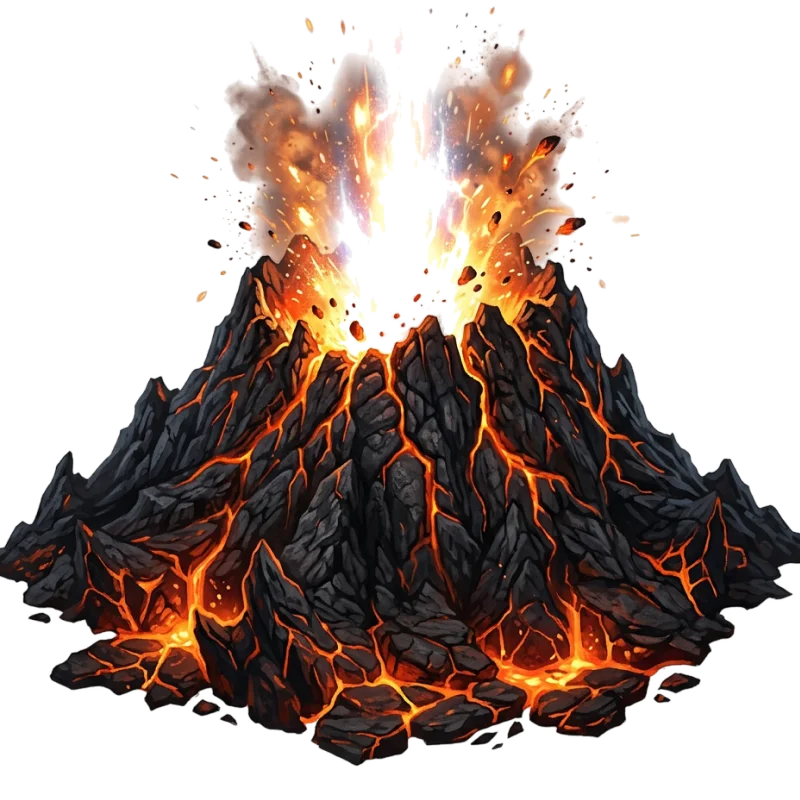
#> input picture assets/volcano_asset_02.webp, 800 x 800 px, found by its file name; its folder holds 4 pictures in this run
$ python fix_bg.py
#> lines starting #> are read from the running program, lines starting #| are printed output that depends on the picture; after the words box and inside, x2 and y2 are one past the last pixel; in counts of white or black regions, pixels touching at a corner belong together
from PIL import Image, ImageDraw, ImageFilter
import numpy as np
import os, shutil

KEY = (255, 0, 255)
os.makedirs('_preview/backup', exist_ok=True)

for idx in [2, 3, 4]:
    f = f'assets/volcano_asset_{idx:02d}.webp'
    shutil.copy(f, f'_preview/backup/volcano_asset_{idx:02d}.webp')

    base = Image.open(f).convert('RGB')
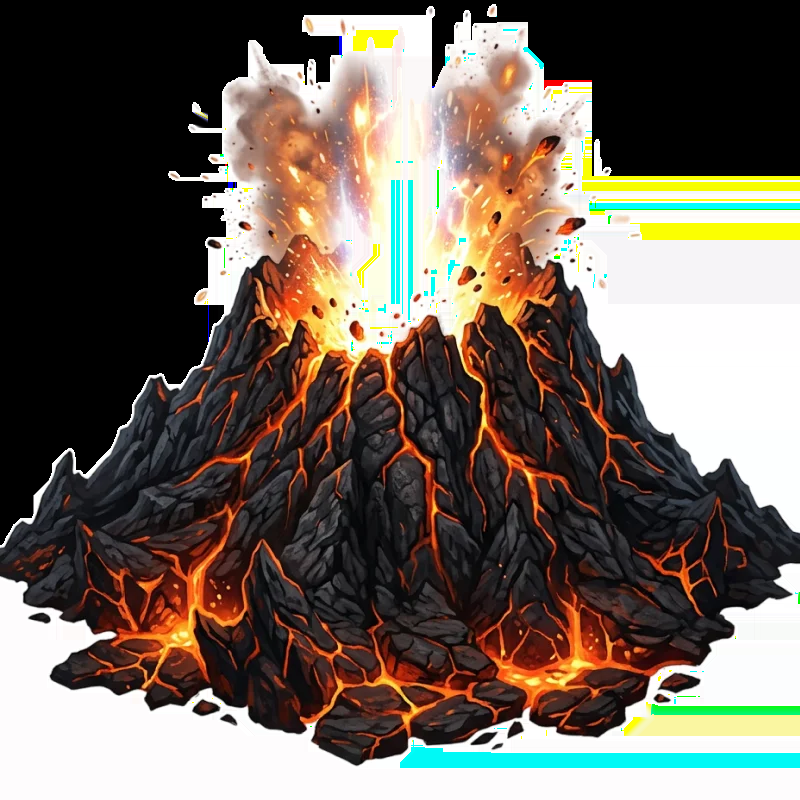
#> base: PIL image 800x800 RGB; mean R, G, B 112.1, 101.4, 90.9
    w, h = base.size
#> w = 800; h = 800
    work = base.copy()

    # Seed flood fill from border points that look near-white.
    step = max(1, w // 120)
#> step = 6
    seeds = []
    for x in range(0, w, step):
        seeds += [(x, 0), (x, h - 1)]
    for y in range(0, h, step):
        seeds += [(0, y), (w - 1, y)]
    for s in seeds:
        px = work.getpixel(s)
        if px[0] > 232 and px[1] > 232 and px[2] > 232:
            ImageDraw.floodfill(work, s, KEY, thresh=42)
#> this loop made 536 passes
#> px on passes 1 to 3: (0, 0, 0), (254, 252, 253), (0, 0, 0)
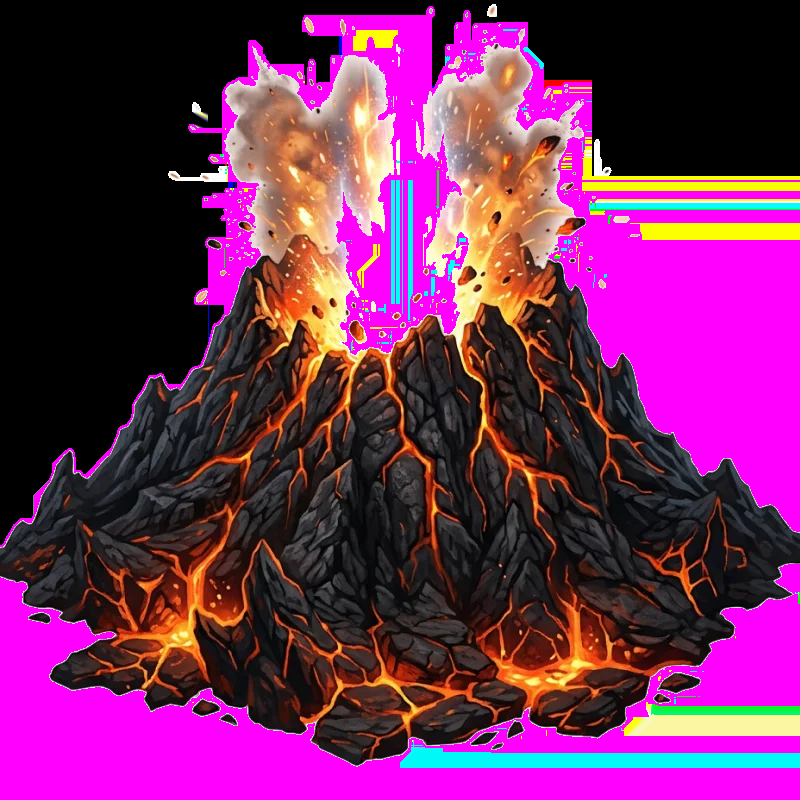
#> work: PIL image 800x800 RGB; mean R, G, B 112.6, 40.6, 91.9

    warr = np.array(work)
    mask = np.all(warr == np.array(KEY), axis=-1)
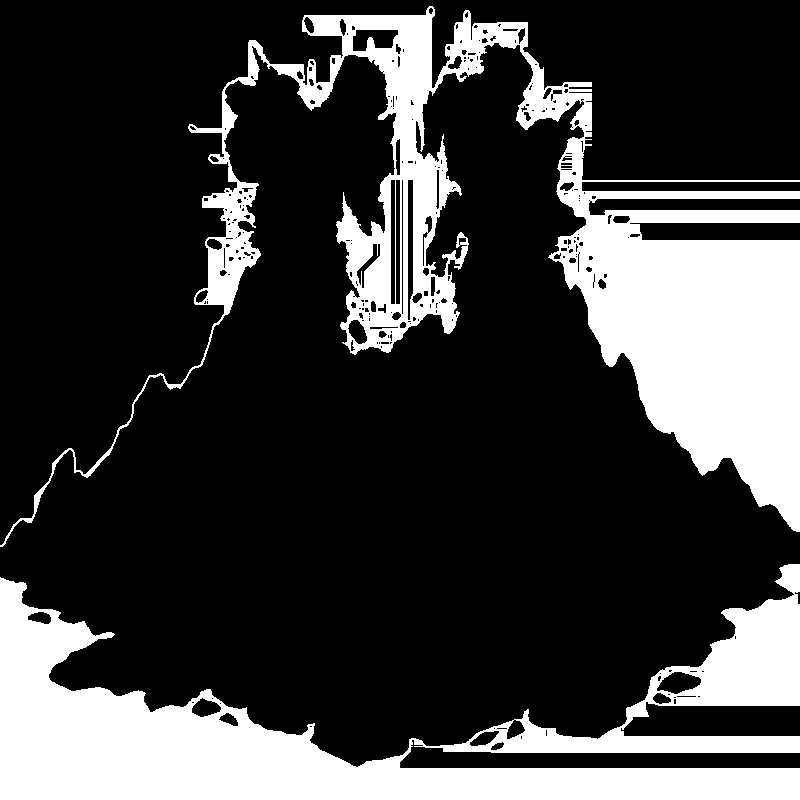
#> mask: shape (800, 800) bool; 24.2% white; 2 white regions, box (x1, y1, x2, y2) and area: (0, 6, 800, 547) 84774, (0, 564, 800, 800) 70023

    # Keep original (white) RGB, only drive alpha from the mask, so bilinear
    # scaling never bleeds the magenta key colour into the sprite edges.
    rgb = np.array(base)
    alpha = np.where(mask, 0, 255).astype(np.uint8)
    rgba = np.dstack([rgb, alpha])
    out = Image.fromarray(rgba, 'RGBA')

    # Soften the cut edge a touch.
    a = out.split()[-1].filter(ImageFilter.GaussianBlur(0.7))
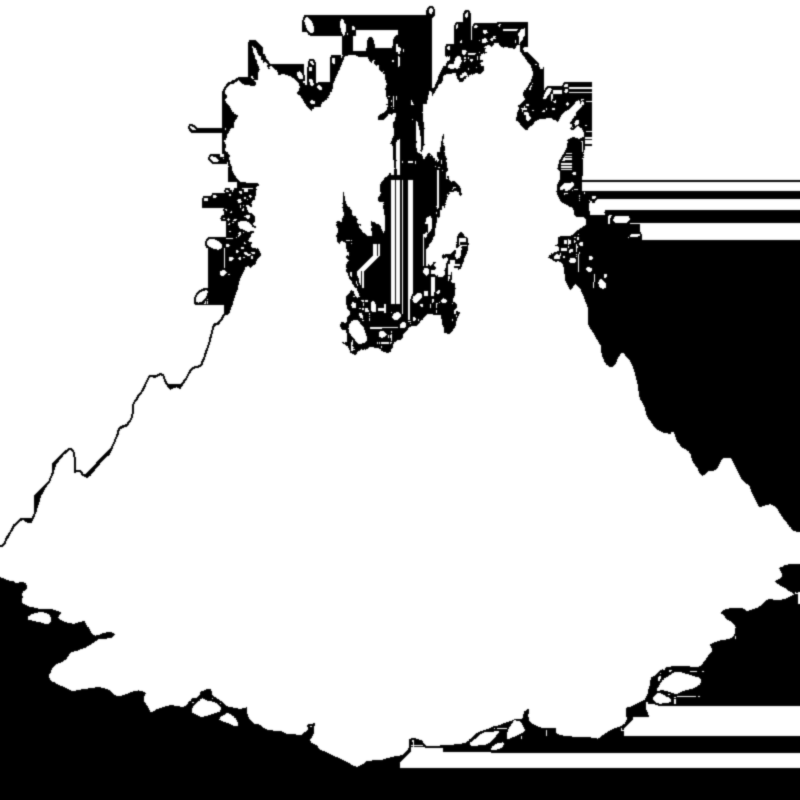
#> a: PIL image 800x800 L; min 0, max 255, mean 193.3
    out.putalpha(a)
    out.save(f, 'WEBP', lossless=True)

    # Preview on a dark background.
    prev = Image.new('RGB', (w, h), (26, 19, 32))
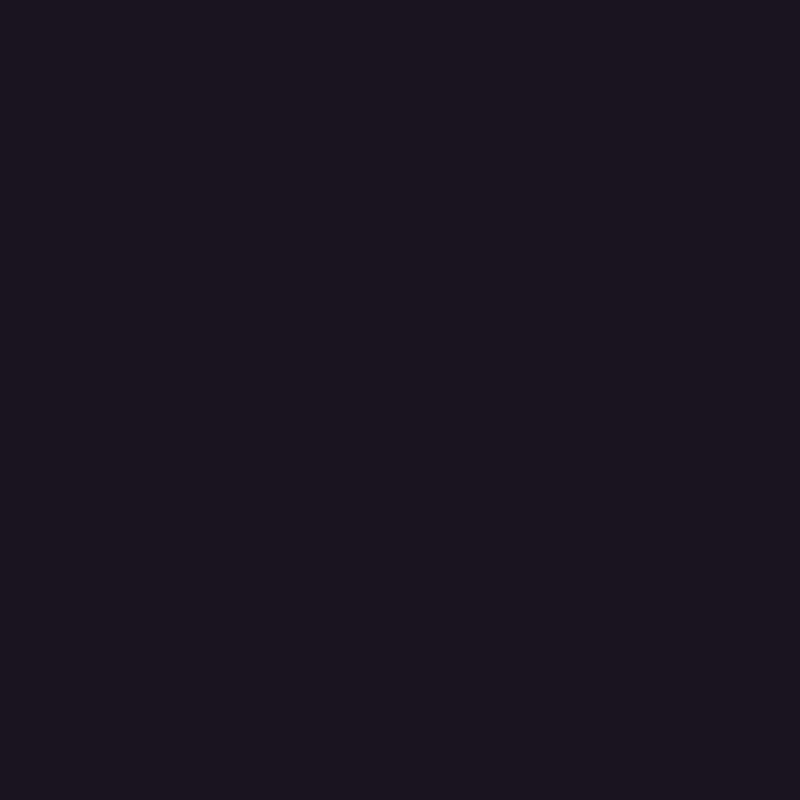
#> prev: PIL image 800x800 RGB; mean R, G, B 26, 19, 32
    prev.paste(out, (0, 0), out)
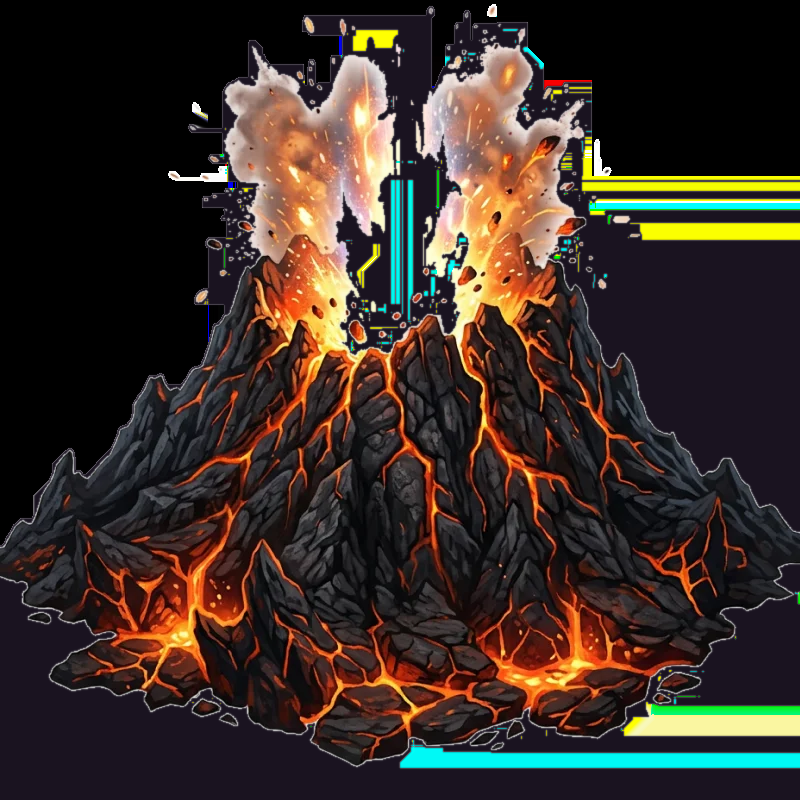
#> prev: PIL image 800x800 RGB; mean R, G, B 57.7, 45.4, 38.4
    prev.resize((300, int(300 * h / w))).save(f'_preview/fixed_{idx:02d}.png')
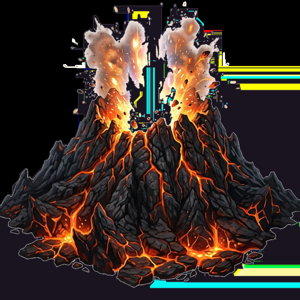
#> saved as fixed_02.png: PIL image 300x300 RGB; mean R, G, B 57.8, 45.4, 38.5
    print('processed', f, 'transparent_px', int(mask.sum()), 'of', w * h)
#| processed assets/volcano_asset_02.webp transparent_px 154797 of 640000
#> pass 2 of the loop `for idx in [2, 3, 4]:`:
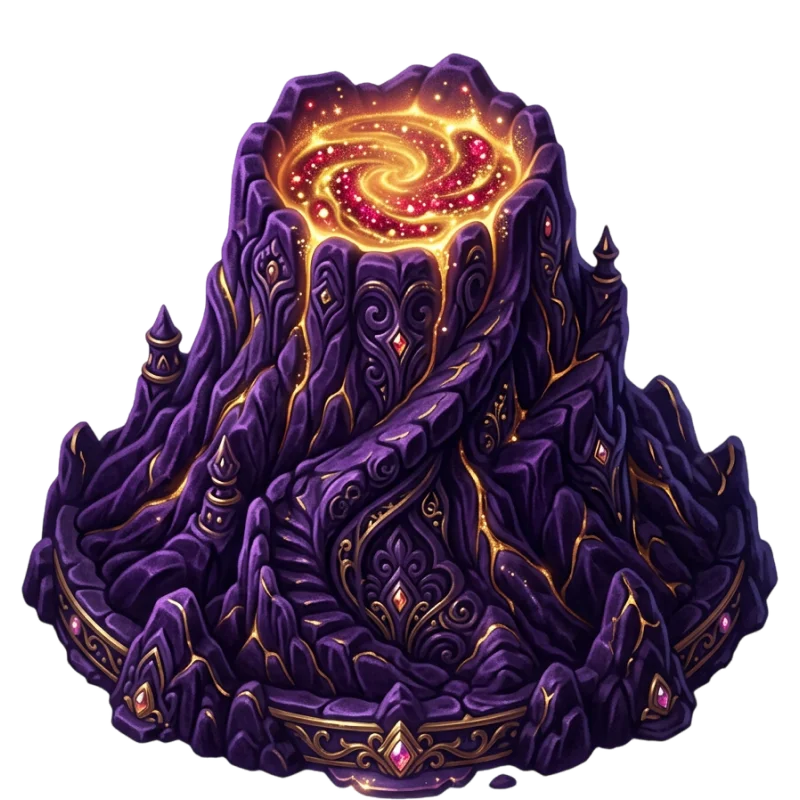
#> input picture assets/volcano_asset_03.webp, 800 x 800 px, found by its file name
#> `mask = np.all(warr == np.array(KEY), axis=-1)`:
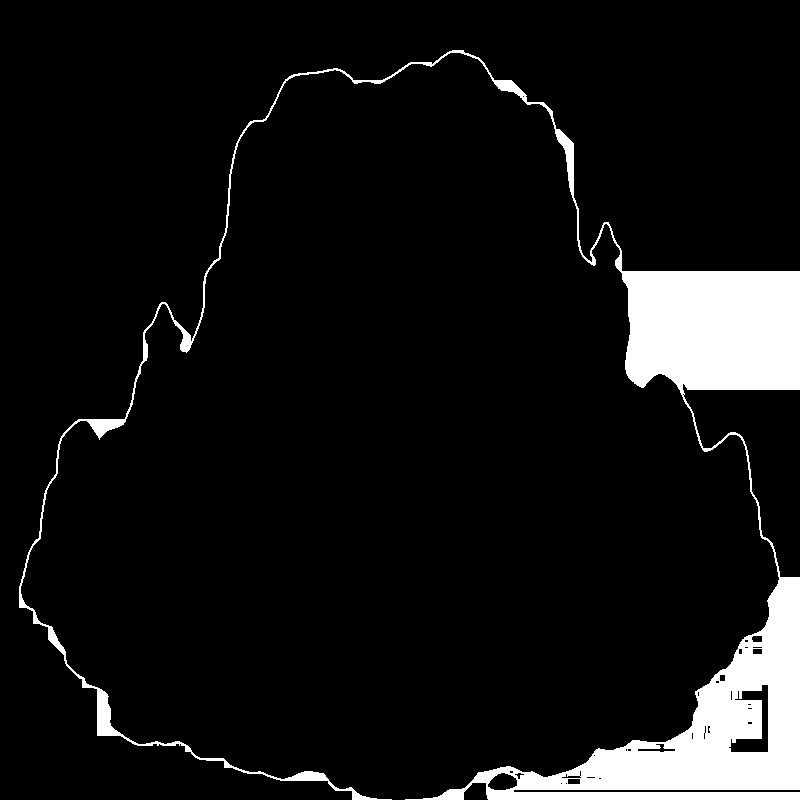
#> mask: shape (800, 800) bool; 8% white; 1 white region, box (x1, y1, x2, y2) and area: (19, 50, 800, 800) 51426
#> `prev.resize((300, int(300 * h / w))).save(f'_preview/fixed_{idx:02d}.p..`:
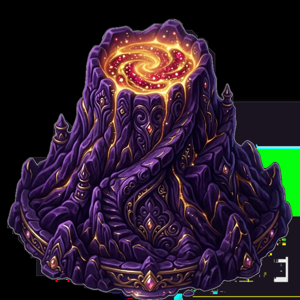
#> saved as fixed_03.png: PIL image 300x300 RGB; mean R, G, B 42.2, 29.1, 41.7
#| processed assets/volcano_asset_03.webp transparent_px 51426 of 640000
#> pass 3 of the loop `for idx in [2, 3, 4]:`:
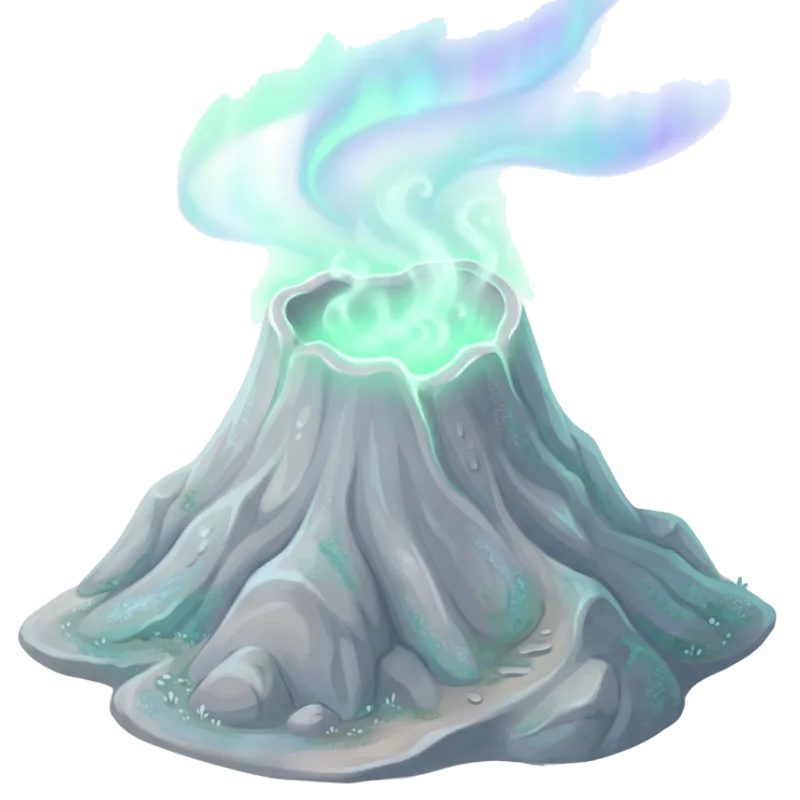
#> input picture assets/volcano_asset_04.webp, 800 x 800 px, found by its file name
#> `mask = np.all(warr == np.array(KEY), axis=-1)`:
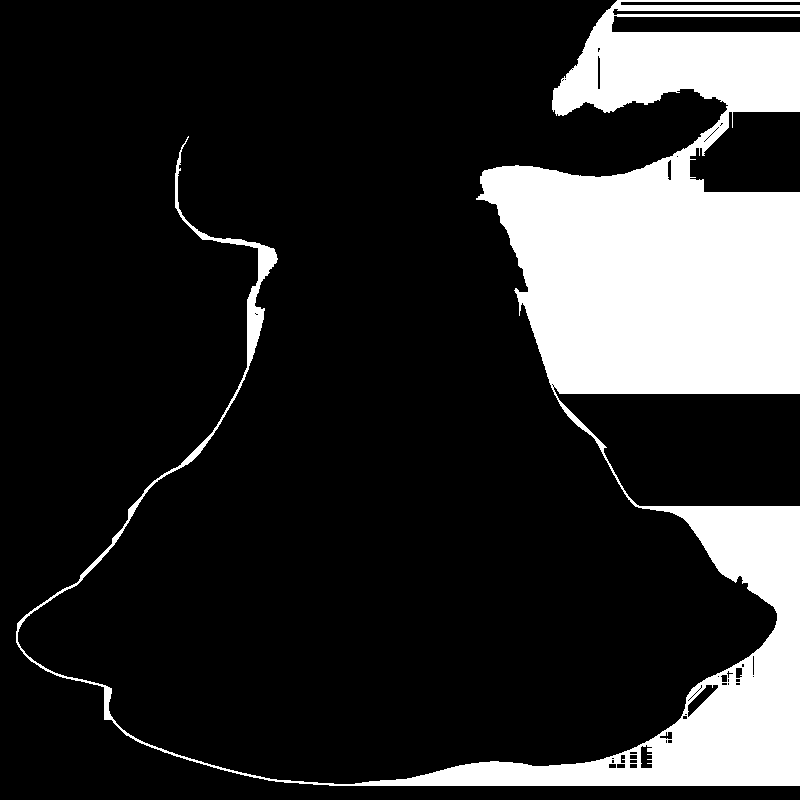
#> mask: shape (800, 800) bool; 18.3% white; 1 white region, box (x1, y1, x2, y2) and area: (16, 0, 800, 786) 116819
#> `prev.resize((300, int(300 * h / w))).save(f'_preview/fixed_{idx:02d}.p..`:
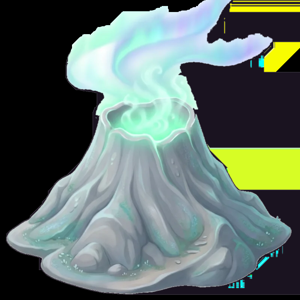
#> saved as fixed_04.png: PIL image 300x300 RGB; mean R, G, B 95.7, 110.9, 104.3
#| processed assets/volcano_asset_04.webp transparent_px 116819 of 640000
